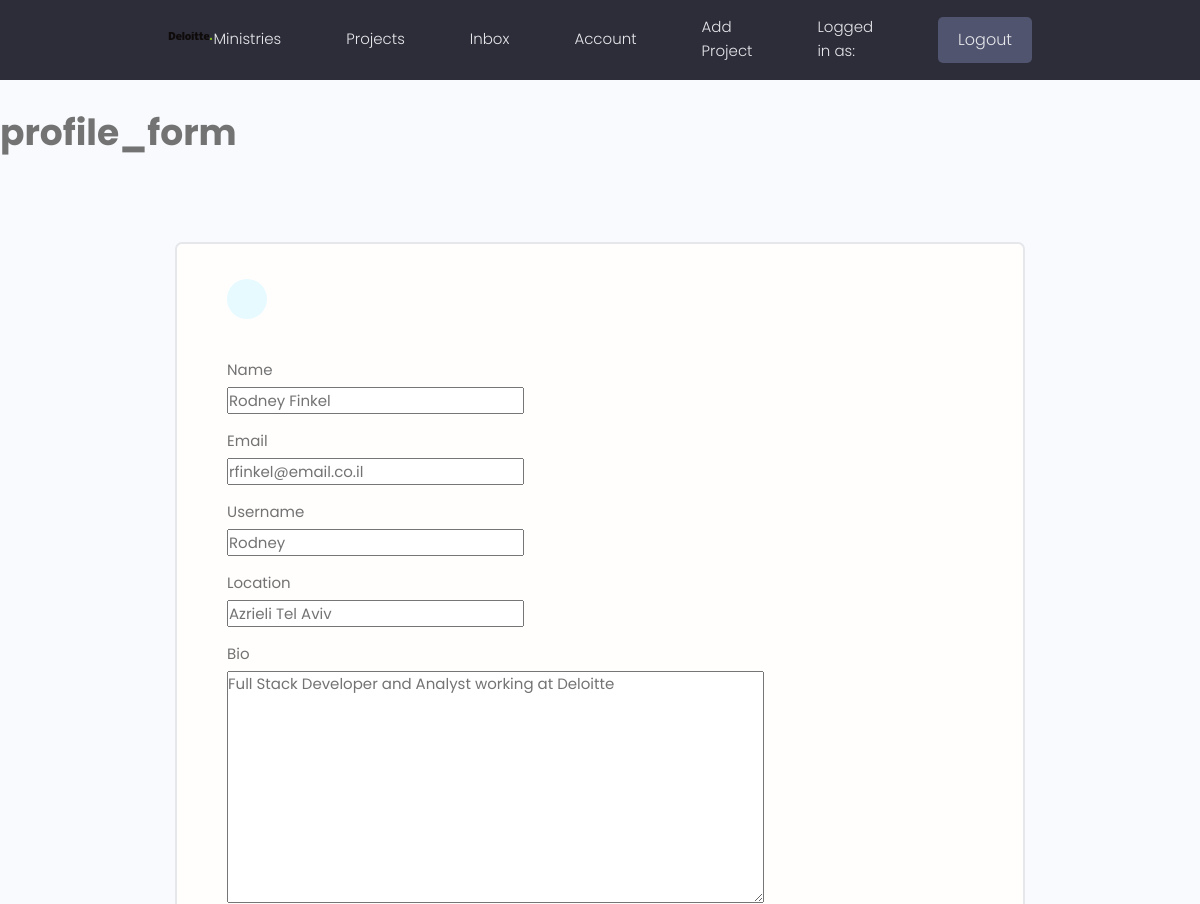
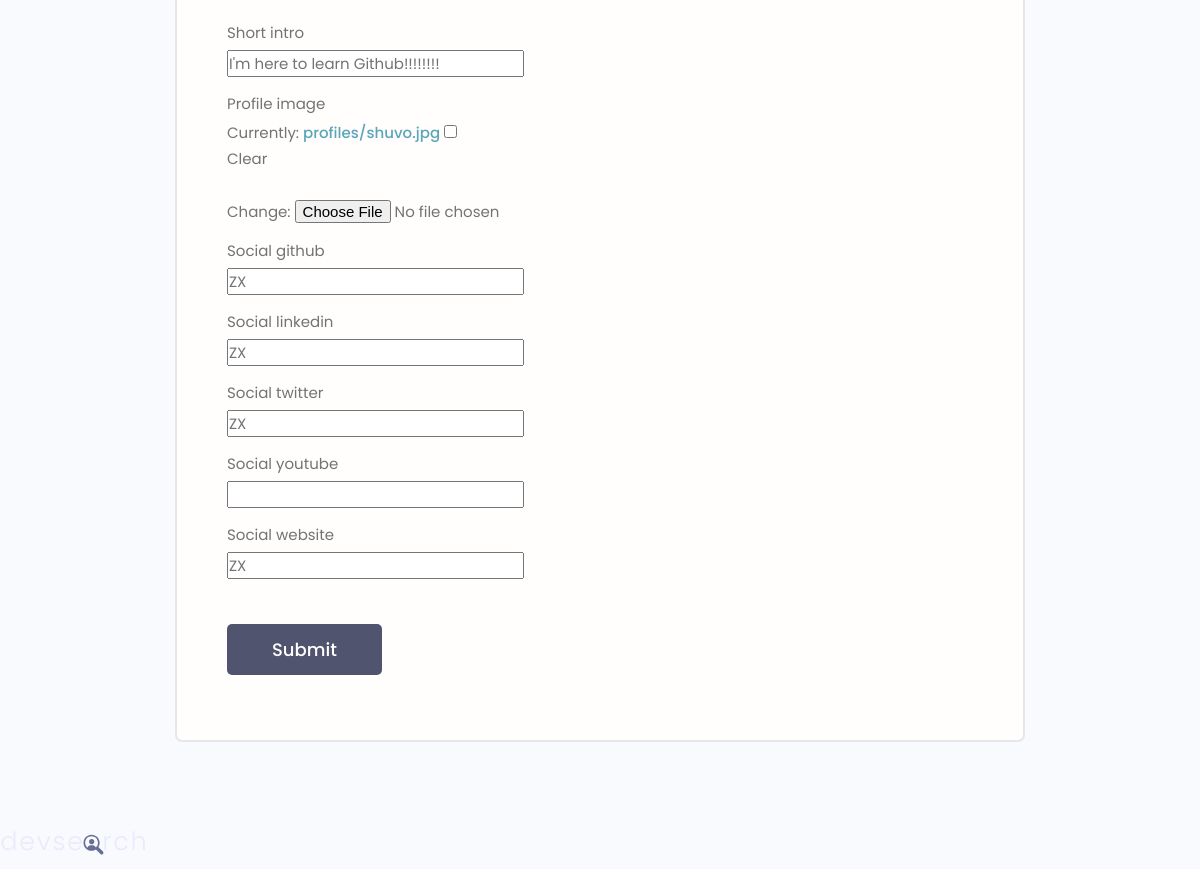
The page /edit-account/ (signed in) on the database its author committed (2 pictures, top to bottom).
### users/models.py (models this page shows, shortened)
class Profile(models.Model):
    user = models.OneToOneField(User, on_delete=models.CASCADE, null=True, blank=True)
    name = models.CharField(max_length=200, null=True, blank=True)
    username = models.CharField(max_length=200, null=True, blank=True)
    location = models.CharField(max_length=200, null=True, blank=True)
    email = models.EmailField(max_length=500, null=True, blank=True)
    short_intro = models.CharField(max_length=200, null=True, blank=True)
    bio = models.TextField(null=True, blank=True)
    profile_image = models.ImageField(null=True, blank=True, upload_to='profiles/',
        default='profiles/user-default2.jpg')
    social_github = models.CharField(max_length=200, null=True, blank=True)
    social_twitter = models.CharField(max_length=200, null=True, blank=True)
    social_linkedin = models.CharField(max_length=200, null=True, blank=True)
    social_youtube = models.CharField(max_length=200, null=True, blank=True)
    social_website = models.CharField(max_length=200, null=True, blank=True)
    created = models.DateTimeField(auto_now_add=True)
    id = models.UUIDField(default=uuid.uuid4, unique=True, primary_key=True, editable=False)

### users/views.py (the view)
# urls.py: path('edit-account/', views.editAccount, name='edit-account'),
@login_required(login_url='login')
def editAccount(request):
    profile = request.user.profile
    form = ProfileForm(instance=profile)
    if request.method == "POST":
        form = ProfileForm(request.POST, request.FILES, instance=profile)
        if form.is_valid():
            form.save()
            messages.success(request, 'Your account has been updated!')
            return redirect('account')
    context = {'form': form}
    return render(request, 'users/profile_form.html', context)

### users/forms.py
class ProfileForm(ModelForm):
    class Meta:
        model = Profile
        fields = ['name', 'email', 'username', 'location', 'bio',
        'short_intro', 'profile_image',
        'social_github', 'social_linkedin',
        'social_twitter', 'social_youtube',
        'social_website']

### users/templates/users/profile_form.html (shortened to what this page needs)
{% extends 'main.html' %}
{% block content %}
<h2>profile_form</h2>
<main class="formPage my-xl">
    <div class="content-box">
        <div class="formWrapper">
            <a class="backButton" href="{% url 'account' %}"></a>
            <br>
            <form class="form" method="POST" action="{% url 'edit-account' %}", enctype="multipart/form-data">
                {% for field in form %}
                <div class="form__field">
                    <label for="formInput#text">{{field.label}}</label>
                    {{field}}
                </div>
                {% endfor %}
                <input class="btn btn--sub btn--lg  my-md" type="submit" value="Submit" />
            </form>
        </div>
    </div>
</main>
{% endblock content %}

### static/styles/app.css (style rules this page uses)
:root { --color-sub: #2d2d39; }
.btn--sub { background-color: var(--color-sub-light); }
.content-box { width: 95%; max-width: 85rem; margin: 0 auto; }
.backButton { background: var(--color-main-light); color: var(--color-main); width: 4rem; height: 4rem; display: flex; align-items: center; justify-content: center; border-radius: 50%; }
.formPage .formWrapper { list-style: none; background: var(--color-white); padding: 3.5rem 5rem; border: 2px solid var(--color-light); border-radius: 0.7rem; }

### static/uikit/styles/modules/_variables.css (style rules this page uses)
:root { --color-main: #5aa5b9; --color-main-light: #e6faff; --color-sub: #3f4156; --color-sub-light: #51546e; --color-sub-lighter: #ededfd; --color-text: #737373; --color-gray: #8b8b8b; --color-light: #e5e7eb; --color-light-gray: #767676; --color-bg: #f8fafd; --color-white: #fffefd; --color-white-light: #f3f3f3; --color-success: #359e64; --color-success-bg: #def8e8; --color-error: #fc4b0b; --color-error-bg: #fff2ee; --font-base: 'Poppins', arial, helvetica, 'Segoe UI', roboto, ubuntu, sans-serif; --font-monospace: 'Fira Code', 'Courier New', courier, monospace; --font-regular: 300; --font-medium: 500; --font-bold: 700; --generic-shadow: 1px 1px 5px #00000010; --generic-transition: all 0.3s ease-in-out; }

### static/uikit/styles/modules/_base.css (style rules this page uses)
* { margin: 0; padding: 0; box-sizing: border-box; text-rendering: optimizeLegibility; color: inherit; font-size: inherit; }
html { font-size: 50%; }
@media only screen and (min-width: 480px) { html { font-size: 56.25%; } }
@media only screen and (min-width: 1200px) { html { font-size: 62.5%; } }
body { line-height: 1.6; font-weight: 400; font-size: 1.5rem; color: var(--color-text); background-color: var(--color-bg); min-height: 100vh; }

### static/uikit/styles/modules/_typography.css (style rules this page uses)
* { font-family: var(--font-base); }
h2 { font-size: 3.6rem; font-weight: var(--font-bold); }
a { padding-bottom: 2px; text-decoration: none; display: inline-block; color: var(--color-main); font-weight: var(--font-medium); }

### static/uikit/styles/modules/_utilities.css (style rules this page uses)
.my-md { margin: 3rem auto; }
.my-xl { margin: 8rem auto; }

### static/uikit/styles/modules/_button.css (style rules this page uses)
.btn { display: inline-block; position: relative; cursor: pointer; background-color: var(--color-light); font-weight: var(--font-medium); color: var(--color-sub); text-decoration: none; padding: 1rem 2rem; border-radius: 0.5rem; border: none; width: -webkit-fit-content; width: -moz-fit-content; width: fit-content; height: -webkit-fit-content; height: -moz-fit-content; height: fit-content; font-size: 1.6rem; outline-width: 0; outline-color: transparent; -webkit-backface-visibility: hidden; backface-visibility: hidden; transition: all 0.3s ease-in-out; }
.btn--sub { background-color: var(--color-sub); color: var(--color-white); }
.btn--lg { font-size: 1.8rem; padding: 1.2rem 4.5rem; }

### static/uikit/styles/modules/_form.css (style rules this page uses)
.form { display: block; }
.form__field { margin-top: 1.5rem; margin-bottom: 1.5rem; }
.form__label, .form__field > label { display: block; margin-bottom: 0.5rem; color: var(--color-text); }

### rows shown on the page
Profile: form "Rodney Finkel" "rfinkel@email.co.il" "Rodney" "Azrieli Tel Aviv" "Full Stack Developer and Analyst working at Deloitte" "I'm here to learn Github!!!!!!!!" "ZX" "ZX" "ZX" "ZX"

### other values the page prints
{{ field.label }} "Name" "Email" "Username" "Location" "Bio" "Short intro" "Profile image" "Social github" "Social linkedin" "Social twitter" "Social youtube" "Social website"
